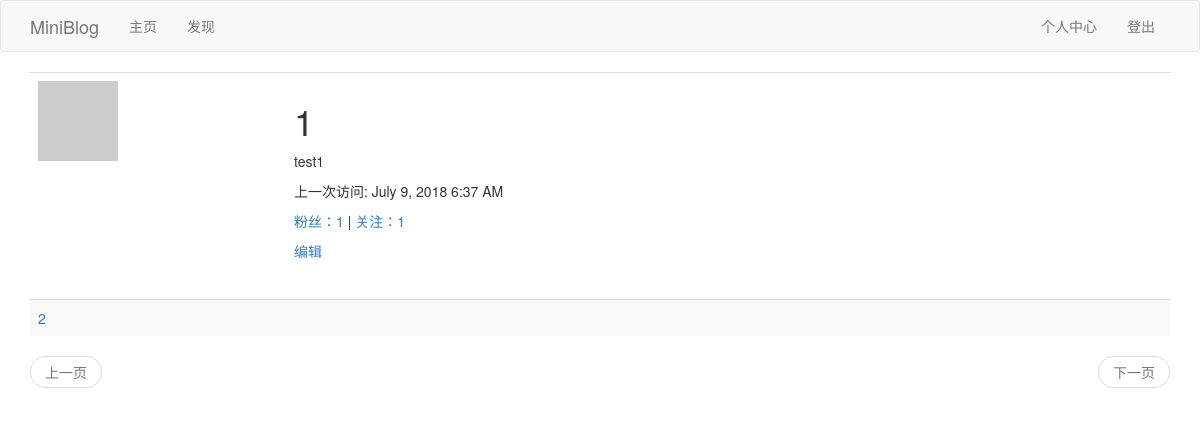
/follower_list/1 (signed in), run on an earlier commit of the app's database.
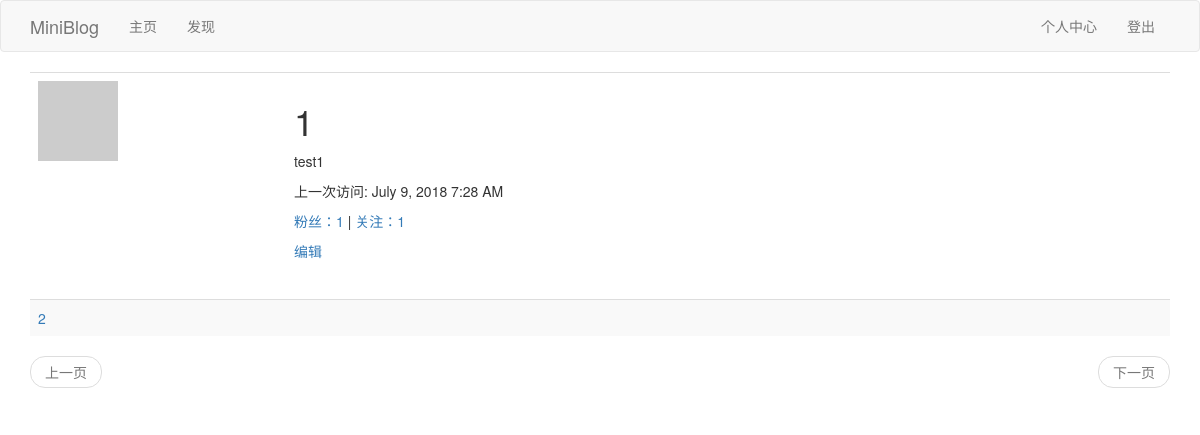
And on a later commit of the database.
### app/models.py (models this page shows, shortened)
class User(UserMixin,db.Model):
	__tablename__ = 'user'
	id = db.Column(db.Integer,primary_key=True)
	username = db.Column(db.String(64),index=True,unique=True)
	email = db.Column(db.String(64),index=True,unique=True)
	password_hash = db.Column(db.String(128))
	posts = db.relationship('Post',backref='author',lazy='dynamic')
	about_me = db.Column(db.String(140))
	last_seen = db.Column(db.DateTime,default=datetime.utcnow)
	def __repr__(self):
		return '<User {}'.format(self.username)
	__str__ = __repr__
	def avatar(self,size):
		digest = md5(self.email.lower().encode('utf-8')).hexdigest()
		return r'https://www.gravatar.com/avatar/{}?d=identicon&s={}'.format(digest,size)
	thumbed = db.relationship('Post',secondary=thumb_ups,
		backref=db.backref('thumbers',lazy='dynamic')
		)
	followed = db.relationship('User',secondary=followers,
		primaryjoin=(followers.c.follower_id == id),
		secondaryjoin=(followers.c.followed_id == id),
		backref=db.backref('followers',lazy='dynamic'),lazy='dynamic'
		)

### app/main/views.py (the view)
@bp.route('/follower_list/<username>')
@login_required
def follower_list(username):
	user = User.query.filter_by(username=username).first_or_404()
	page = request.args.get('page',1,type=int)
	followers = user.followers.paginate(
		page,current_app.config['FOLLOWEDS_AND_FOLLWERS_PER_PAGE'],False)
	next_url = url_for('main.follower_list',username=username,page=followers.next_num) if followers.has_next else None
	prev_url = url_for('main.follower_list',username=username,page=followers.prev_num) if followers.has_prev else None
	return render_template('user.html',user=user,followers=followers.items,next_url=next_url, prev_url=prev_url)

### app/main/views.py (called while the page is built)
@bp.before_app_request
def before_request():
	if current_user.is_authenticated:
		current_user.last_seen = datetime.utcnow()
		db.session.commit()
	g.locale = str(get_locale())

### app/models.py (called while the page is built)
@login.user_loader
def load_user(id):
	return User.query.get(int(id))

### app/main/templates/user.html (shortened to what this page needs)
{% extends "base.html" %}
{% block app_content %}
	<table class="table table-hover">
        <tr>
            <td width="256px"><img src="{{ user.avatar(256) }}"></td>
            <td>
            	<h1>{{ user.username }}</h1>
            	{% if user.about_me %}<p>{{ user.about_me }}</p>{% endif %}
                {% if user.last_seen %}<p>{{_("上一次访问")}}: {{ moment(user.last_seen).format('LLL') }}</p>{% endif %}
                <p>
                    <a id="follower_num" href="{{ url_for('main.follower_list',username=user.username) }}">{{_("粉丝")}}：{{ user.followers.count() }}</a>
                    |
                    <a id="followed_num" href="{{ url_for('main.followed_list',username=user.username) }}">{{_("关注")}}：{{ user.followed.count() }} </a>
                </p>
                {% if user == current_user %}
                    <p><a href="{{ url_for('main.edit_profile') }}">{{_("编辑")}}</a></p>
                {% elif current_user.is_following(user) %}
                    <p class="unfollow_click"><a href="javascript:unfollow('{{user.username}}');">{{_("取消关注")}}</a></p>
                    <p class="follow_click" style="display: none;"><a href="javascript:follow('{{user.username}}');">{{_("点击关注")}}</a></p>
                {% else %}
                    <p class="follow_click"><a href="javascript:follow('{{user.username}}');">{{_("点击关注")}}</a></p>
                    <p class="unfollow_click" style="display: none;"><a href="javascript:unfollow('{{user.username}}');">{{_("取消关注")}}</a></p>
                {% endif %}
            </td>
        </tr>
    </table>
    {% if posts %}
    	{% for post in posts %}
    		{% include "_post.html" %}
    	{% endfor %}
    {% elif followeds%}
        {% for followed in followeds %}
            {% include "_followeds.html" %}
        {% endfor %}
    {% else %}
        {% for follower in followers %}
            {% include "_followers.html" %}
        {% endfor %}
    {% endif %}
    {% include "_pagination.html" %}
{% endblock %}

### app/main/templates/base.html (shortened to what this page needs)
{% extends 'bootstrap/base.html' %}
{% block navbar %}
    <nav class="navbar navbar-default">
        <div class="container">
            <div class="navbar-header">
                <a class="navbar-brand" href="{{ url_for('main.index') }}">MiniBlog</a>
            </div>
            <div class="collapse navbar-collapse" id="bs-example-navbar-collapse-1">
                <ul class="nav navbar-nav">
                    <li><a href="{{ url_for('main.index') }}">{{_("主页")}}</a></li>
                    <li><a href="{{ url_for('main.explore') }}">{{_("发现")}}</a></li>
                </ul>
                <ul class="nav navbar-nav navbar-right">
                    {% if current_user.is_anonymous %}
                    <li><a href="{{ url_for('auth.login') }}">{{_("登陆")}}</a></li>
                    {% else %}
                    <li><a href="{{ url_for('main.user', username=current_user.username) }}">{{_("个人中心")}}</a></li>
                    <li><a href="{{ url_for('auth.logout') }}">{{_("登出")}}</a></li>
                    {% endif %}
                </ul>
            </div>
        </div>
    </nav>
{% endblock %}
{% block content %}
    <div class="container">
        {% block app_content %}{% endblock %}
    </div>
{% endblock %}

### app/main/templates/_followers.html
<table class="table table-striped">
  <tr>
    <td>
        <a href="{{ url_for('main.user', username=follower.username) }}">
          {{ follower.username }}
      </a>
    </td>
  </tr>
</table>

### app/main/templates/_pagination.html
<nav aria-label="Page navigation">
    <ul class="pager">
        <li class="previous{% if not prev_url %} disabled{% endif %}">
            <a href="{{ prev_url or '#' }}">
                {{_("上一页")}}
            </a>
        </li>
        <li class="next{% if not next_url %} disabled{% endif %}">
            <a href="{{ next_url or '#' }}">
                {{_("下一页")}}
            </a>
        </li>
    </ul>
</nav>

What changed in the data, as far as the page shows it:
changed User "test1": last_seen "July 9, 2018 6:37 AM" → "July 9, 2018 7:28 AM"
